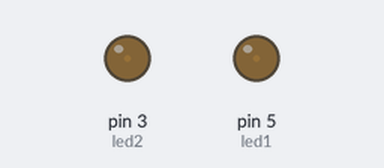
Recording of a sketch running on a simulated Arduino Uno, built with avr-gcc and run on an emulated ATmega328P. Shown: output pins drawn as LEDs (lit = HIGH).

Above: at 0.05 s.
At 0.95 s:
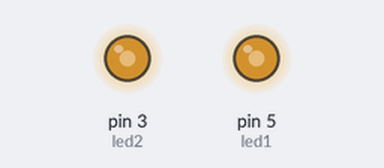
At 1.4 s:
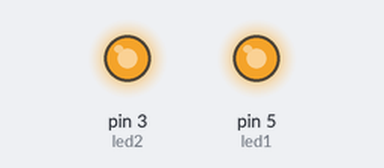
At 2.75 s:
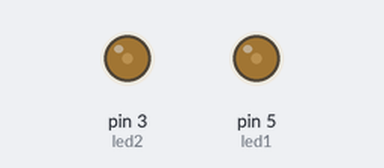
Timing chart, 0 to 7.0 s (numbered marks = the images above):
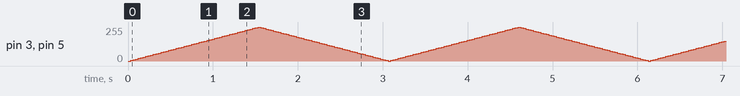

The sketch:

sketch_mar25d.ino
```cpp
int led1 = 5;
int led2 = 3;
int brightness = 0;
int fadeAmount = 5;
void setup() {
  // put your setup code here, to run once:
pinMode(led1, OUTPUT);
pinMode(led2, OUTPUT);
}

void loop() {
  // put your main code here, to run repeatedly:
analogWrite(led1, brightness);
analogWrite(led2, brightness);

brightness = brightness + fadeAmount;

if (brightness == 0 || brightness == 255)
{fadeAmount = -fadeAmount;}

delay(30);
}
```
